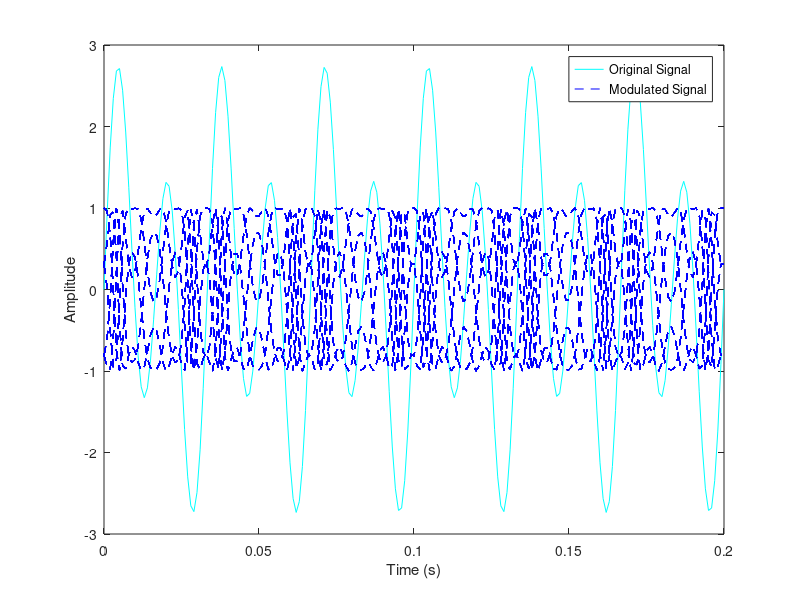

This figure's MATLAB source:
fs = 1000; 
fc = 200;  
t = (0:1/fs:0.2)';
x = sin(2*pi*30*t)+2*sin(2*pi*60*t);
fDev = 50;
y = fmmod(x,fc,fs,fDev);
plot(t,x,'c',t,y,'b--')
xlabel('Time (s)')
ylabel('Amplitude')
legend('Original Signal','Modulated Signal')